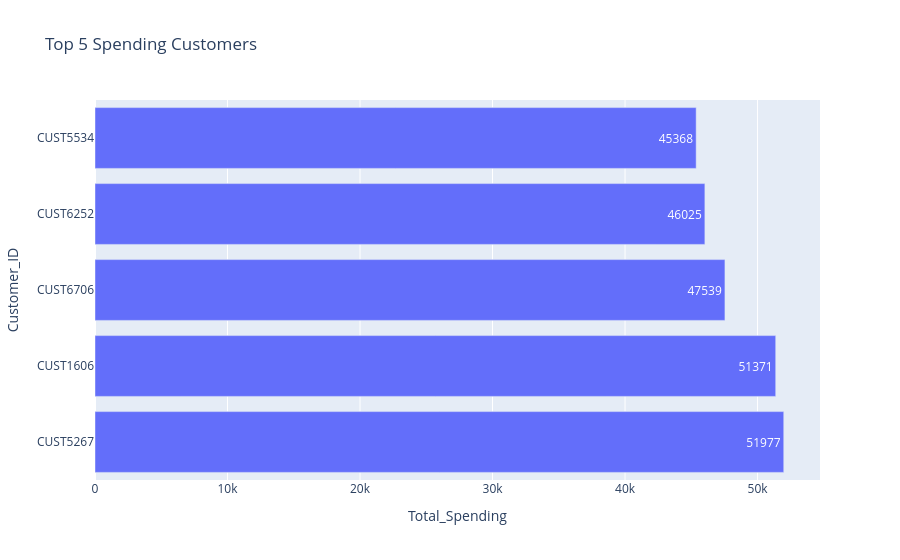

Source (notebook cell):
### Code cell
import plotly.express as px  #--(Horizontal Bar Chart)

fig = px.bar(
    top_spend_df,
    y="Customer_ID",
    x="Total_Spending",
    title="Top 5 Spending Customers",
    text="Total_Spending",
    orientation="h"
)

fig.show()


"""
    The top-spending customers were identified based on their cumulative spending. 
    Customer CUST9641 recorded the highest spending of ₹38,900, followed by CUST8939 with ₹37,963. 
    These customers represent high-value users and may be targeted through loyalty programs, personalized offers, 
     and retention initiatives.
    """

### Figure 1 — Plotly figure (JSON) as saved in the notebook; plotly's stock layout.template omitted (floating-point values rounded to 4 significant figures)
{"data": [{"hovertemplate": "Total_Spending=%{text}<br>Customer_ID=%{y}<extra></extra>", "legendgroup": "", "marker": {"color": "#636efa", "pattern": {"shape": ""}}, "name": "", "orientation": "h", "showlegend": false, "text": [51977, 51371, 47539, 46025, 45368], "textposition": "auto", "type": "bar", "x": [51977, 51371, 47539, 46025, 45368], "xaxis": "x", "y": ["CUST5267", "CUST1606", "CUST6706", "CUST6252", "CUST5534"], "yaxis": "y"}], "layout": {"barmode": "relative", "legend": {"tracegroupgap": 0}, "title": {"text": "Top 5 Spending Customers"}, "xaxis": {"anchor": "y", "domain": [0, 1], "title": {"text": "Total_Spending"}}, "yaxis": {"anchor": "x", "domain": [0, 1], "title": {"text": "Customer_ID"}}}}
